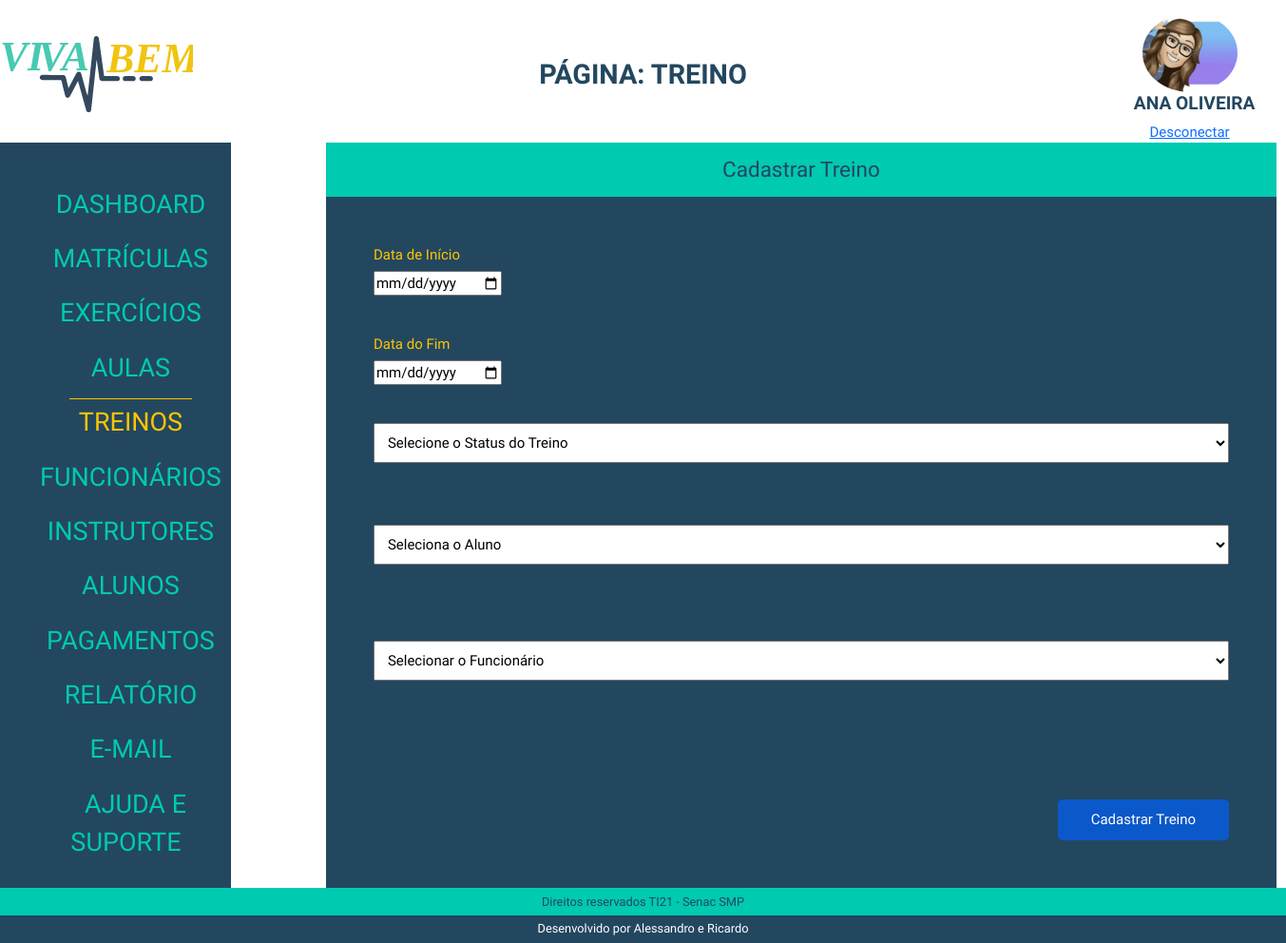
The app's page /admin/index.php?p=treino&t=cadastrar (signed in) with its own data.
### tables this page shows
CREATE TABLE `tblalunos` (
  `idAluno` int(11) NOT NULL AUTO_INCREMENT PRIMARY KEY,
  `nomeAluno` varchar(50) NOT NULL,
  `dataNascAluno` date NOT NULL,
  `emailAluno` varchar(80) NOT NULL,
  `senhaAluno` varchar(20) NOT NULL,
  `dataCadAluno` date NOT NULL,
  `statusAluno` varchar(10) NOT NULL,
  `fotoAluno` varchar(100) NOT NULL
);

### admin/class/aluno.php (called while the page is built, shortened)
<?php
class AlunoClass
{
    public $idAluno;
public function __construct($id = false)
{
    if ($id) {
        $this->idAluno = $id;
        $this->Carregar();
    }
}
public function Carregar()
{
    $query = "SELECT * FROM  tblalunos WHERE idAluno = " . $this->idAluno;
    $conn = Conexao::LigarConexao();
    $resultado = $conn->query($query);
    $lista = $resultado->fetchAll();
    foreach ($lista as $linha) {
        $this->nomeAluno = $linha['nomeAluno'];
        $this->fotoAluno = $linha['fotoAluno'];
    }
}
}

### admin/treino/cadastrar.php (the view, shortened to what this page needs)
<h1 class="h1Geral">Cadastrar Treino</h1>
<div class="formContainer">
    <form class="formMatri" action="index.php?p=treino&t=cadastrar" method="POST" enctype="multipart/form-data">
        <div>
            <label class="labelMatri"   for="dataInicioTreino" class="form-label">Data de Início</label>
            <input class="inputMatriDate"   type="date" name="dataInicioTreino" id="dataInicioTreino" required placeholder="data de Inicio">
        </div>
        <div>
            <label class="labelMatri"  for="dataFimTreino" class="form-label">Data do Fim</label>
            <input class="inputMatriDate"   type="date" name="dataFimTreino" id="dataFimTreino" required placeholder="data de final">
        </div>
        <div >
            <div>
                <select class="selectTreinoStatus" class="selectMatriStatus"    aria-label="Default select example" name="statusTreino" required>
                    <option selected="">Selecione o Status do Treino</option>
                </select>
            </div>
        </div>
        <select class="selectMatri"   aria-label="Default select example" name="idAluno" id="idAluno" required>
            <option selected disabled>Seleciona o Aluno</option>
            <?php
            require_once('class/aluno.php');
            ?>
        </select>
        <select class="selectMatri"  aria-label="Default select example" name="idFuncionario" id="idFuncionario" required>
            <option selected disabled>Selecionar o Funcionário</option>
        </select>
        <div >
            <button class="botMatri"  type="submit">Cadastrar Treino</button>
        </div>
    </form>
</div>
</div>

### admin/index.php (shortened to what this page needs)
<?php
if (isset($_SESSION['idAluno'])) {
    $tipoUsuario = 'aluno';
} elseif (isset($_SESSION['idFuncionario'])) {
    $id = $_SESSION['idFuncionario'];
    $tipoUsuario = 'funcionario';
} else {
    header("location: http://localhost/Projeto-Academia-Viva-Bem-Senac/admin/loginAdmin.php");
    exit;
}
$pagina = @$_GET['p'];
require_once('class/aluno.php');
require_once('class/funcionario.php');
if ($tipoUsuario === 'aluno') {
    $aluno = new AlunoClass($id);
    $usuario = $aluno;
} elseif ($tipoUsuario === 'funcionario') {
    $funcionario = new FuncionarioClass($id);
    $usuario = $funcionario;
}
?>
<!DOCTYPE html>
<html lang="pt-BR">
<head>
    <link rel="stylesheet" href="./css/reset.css">
    <link href="path/to/lightbox.css" rel="stylesheet" />
    <link href="https://cdn.jsdelivr.net/npm/bootstrap@5.3.2/dist/css/bootstrap.min.css" rel="stylesheet">
    <link rel="stylesheet" href="./css/estilo.css">
</head>
<body>
    <header class="topo">
        <h1>
            <img src="./img/logoVivaBem.svg" alt="Logo Viva Bem">
        </h1>
        <?php
        if ($pagina == '') {
            echo '<h2>Dashboard</h2>';
        } else {
            echo ('<h2>Página: ' . $pagina . '</h2>');
        }
        ?>
         <div class="identUser">
            <img src="../img/<?php echo $usuario->fotoAluno ?? $usuario->fotoFuncionario; ?>" alt="User">
            <h2><?php echo $usuario->nomeAluno ?? $usuario->nomeFuncionario; ?></h2>
            <a href="desconectar.php">Desconectar</a>
        </div>
    </header>
    <main>
        <div class="menu">
            <nav>
                <ul>
                    <li><a href="index.php?p=dashboard" class="<?php echo (($pagina == 'dashboard') ||  (@$pagina == '')) ? 'menuAtivo' : ''; ?>"> Dashboard </a></li>
                    <li><a href="index.php?p=matriculas" class="<?php echo ($pagina == 'matriculas') ? 'menuAtivo' : ''; ?>"> Matrículas </a></li>
                    <li><a href="index.php?p=exercicios" class="<?php echo ($pagina == 'exercicios') ? 'menuAtivo' : ''; ?>"> Exercícios </a></li>
                    <li><a href="index.php?p=aulas" class="<?php echo ($pagina == 'aulas') ? 'menuAtivo' : ''; ?>"> Aulas </a></li>
                    <li><a href="index.php?p=treino" class="<?php echo ($pagina == 'treino') ? 'menuAtivo' : ''; ?>"> Treinos </a></li>
                    <li><a href="index.php?p=funcionarios" class="<?php echo ($pagina == 'funcionarios') ? 'menuAtivo' : ''; ?>"> Funcionários </a></li>
                    <li><a href="index.php?p=instrutores" class="<?php echo ($pagina == 'instrutores') ? 'menuAtivo' : ''; ?>"> Instrutores </a></li>
                    <li><a href="index.php?p=aluno" class="<?php echo ($pagina == 'aluno') ? 'menuAtivo' : ''; ?>"> Alunos </a></li>
                    <li><a href="index.php?p=pagamento" class="<?php echo ($pagina == 'pagamento') ? 'menuAtivo' : ''; ?>"> Pagamentos </a></li>
                    <li><a href="index.php?p=relatorio" class="<?php echo ($pagina == 'relatorio') ? 'menuAtivo' : ''; ?>"> Relatório </a></li>
                    <li><a href="index.php?p=contato" class="<?php echo ($pagina == 'contato') ? 'menuAtivo' : ''; ?>"> E-mail </a></li>
                    <li><a href="index.php?p=ajuda" class="<?php echo ($pagina == 'ajuda') ? 'menuAtivo' : ''; ?>"> Ajuda e Suporte </a></li>
                </ul>
            </nav>
        </div>
        <div class="box">
            <?php
            switch ($pagina) {
                case 'treino':
                    require_once('treino/treino.php');
                    break;
            }
            ?>
    </main>
    <footer class="rodape">
        <h2>Direitos reservados TI21 - Senac SMP</h2>
        <h2>Desenvolvido por Alessandro e Ricardo</h2>
    </footer>
</body>
</html>

### admin/css/estilo.css (style rules this page uses)
*, a, h1, h2, h3, h4 { font-family: 'Josefin Sans', sans-serif; font-size: 15px; }
body { display: flex; flex-direction: column; height: 100vh; width: 100%; }
.topo { display: flex; justify-content: space-between; margin-top: 1%; align-items: center; }
.topo h1 { text-align: center; width: 15%; }
.identUser { width: 100%; }
.identUser img { max-width: 100px; max-height: 90px; object-fit: cover; border-radius: 50%; }
.topo h2 { font-size: 1.8em; text-transform: uppercase; color: #23475f; font-weight: bold; }
.topo div { display: flex; flex-direction: column; align-items: center; width: 15%; }
.topo div img { width: 75%; }
.topo div h2 { margin-left: 5%; font-size: 1.2em; }
main { flex: 1; display: flex; }
.menu { background-color: #23475f; text-align: center; display: flex; }
.menu nav { margin-top: 15%; }
.menu nav ul li { padding: 4% 0; }
.menu nav ul li a { text-decoration: none; color: #00cab0; font-size: 1.8em; text-transform: uppercase; padding: 4% 10px; }
.menuAtivo { color: #ffc500 !important; border-top: solid 1px #ffc500; }
.box { margin: 0 100px; }
.rodape { text-align: center; }
.rodape h2 { font-size: .8em; margin-bottom: 0; }
.rodape h2:nth-child(1) { background: #00cab0; padding: .5% 0; color: #23475f; }
.rodape h2:nth-child(2) { background: #23475f; padding: .5% 0; color: #fff; }
form { display: flex; flex-direction: column; align-items: stretch; background: #23475f; width: 1000px; padding: 15px 50px; color: #ffc500; }
.h1Geral { text-align: center; color: #23475f; font-size: 1.5em; background: #00cab0; margin: 0; padding: 15px; }
.formContainer { width: 100%; box-sizing: border-box; }
.formMatri { display: flex; flex-direction: column; gap: 40px; padding: 50px 50px; }
.formMatri div { display: flex; flex-direction: column; }
.labelMatri { margin-bottom: 5px; }
.selectMatri { width: 100%; box-sizing: border-box; margin-bottom: 40px; padding: 10px; }
.labelMatri { width: 100%; box-sizing: border-box; }
.botMatri { width: 50%; box-sizing: border-box; }
.inputMatriDate { width: 15%; }
.botMatri { width: 20%; margin-left: auto; box-sizing: border-box; background-color: #0a58ca; padding: 10px; border: none; border-radius: 5px; cursor: pointer; margin-top: 45px; color: #ffffff; }
.selectTreinoStatus { margin-bottom: 25px; padding: 10px; }

### records on screen
tblalunos: fotoAluno (picture), nomeAluno "ANA OLIVEIRA"

### other values on screen
$pagina "TREINO"
